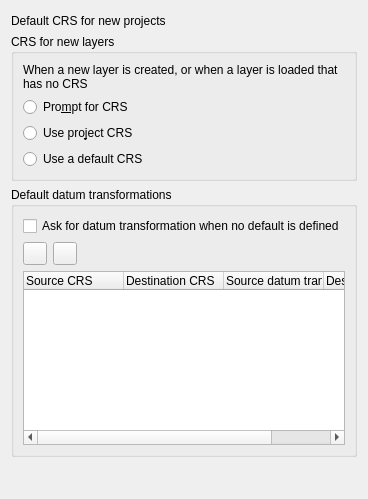
             <widget class="QWidget" name="mOptionsScrollAreaContents_08">
              <property name="geometry">
               <rect>
                <x>0</x>
                <y>0</y>
                <width>332</width>
                <height>499</height>
               </rect>
              </property>
              <layout class="QGridLayout" name="gridLayout_15">
               <item row="5" column="0" rowspan="2">
                <widget class="QgsCollapsibleGroupBox" name="mDefaultDatumTransformGroupBox">
                 <property name="title">
                  <string>Default datum transformations</string>
                 </property>
                 <layout class="QGridLayout" name="gridLayout_10">
                  <item row="1" column="0">
                   <layout class="QHBoxLayout" name="horizontalLayout_38">
                    <item>
                     <widget class="QToolButton" name="mAddDefaultTransformButton">
                      <property name="text">
                       <string/>
                      </property>
                      <property name="icon">
                       <iconset resource="../../images/images.qrc">
                        <normaloff>:/images/themes/default/symbologyAdd.svg</normaloff>:/images/themes/default/symbologyAdd.svg</iconset>
                      </property>
                     </widget>
                    </item>
                    <item>
                     <widget class="QToolButton" name="mRemoveDefaultTransformButton">
                      <property name="text">
                       <string/>
                      </property>
                      <property name="icon">
                       <iconset resource="../../images/images.qrc">
                        <normaloff>:/images/themes/default/symbologyRemove.svg</normaloff>:/images/themes/default/symbologyRemove.svg</iconset>
                      </property>
                     </widget>
                    </item>
                    <item>
                     <spacer name="horizontalSpacer_38">
                      <property name="orientation">
                       <enum>Qt::Horizontal</enum>
                      </property>
                      <property name="sizeHint" stdset="0">
                       <size>
                        <width>568</width>
                        <height>20</height>
                       </size>
                      </property>
                     </spacer>
                    </item>
                   </layout>
                  </item>
                  <item row="2" column="0">
                   <widget class="QTreeWidget" name="mDefaultDatumTransformTreeWidget">
                    <column>
                     <property name="text">
                      <string>Source CRS</string>
                     </property>
                    </column>
                    <column>
                     <property name="text">
                      <string>Destination CRS</string>
                     </property>
                    </column>
                    <column>
                     <property name="text">
                      <string>Source datum transform</string>
                     </property>
                    </column>
                    <column>
                     <property name="text">
                      <string>Destination datum transform</string>
                     </property>
                    </column>
                   </widget>
                  </item>
                  <item row="0" column="0">
                   <widget class="QCheckBox" name="chkShowDatumTransformDialog">
                    <property name="text">
                     <string>Ask for datum transformation when no default is defined</string>
                    </property>
                   </widget>
                  </item>
                 </layout>
                </widget>
               </item>
               <item row="2" column="0">
                <layout class="QHBoxLayout" name="horizontalLayout_3" stretch="0,1">
                 <property name="topMargin">
                  <number>3</number>
                 </property>
                 <item>
                  <widget class="QLabel" name="label_16">
                   <property name="text">
                    <string>Default CRS for new projects</string>
                   </property>
                  </widget>
                 </item>
                 <item>
                  <widget class="QgsProjectionSelectionWidget" name="leProjectGlobalCrs" native="true">
                   <property name="minimumSize">
                    <size>
                     <width>0</width>
                     <height>5</height>
                    </size>
                   </property>
                   <property name="focusPolicy">
                    <enum>Qt::StrongFocus</enum>
                   </property>
                  </widget>
                 </item>
                </layout>
               </item>
               <item row="4" column="0">
                <widget class="QgsCollapsibleGroupBox" name="grpProjectionBehavior">
                 <property name="title">
                  <string>CRS for new layers</string>
                 </property>
                 <layout class="QGridLayout" name="gridLayout_14" columnstretch="0,1">
                  <item row="0" column="0" colspan="2">
                   <widget class="QLabel" name="label_8">
                    <property name="sizePolicy">
                     <sizepolicy hsizetype="Preferred" vsizetype="Maximum">
                      <horstretch>0</horstretch>
                      <verstretch>0</verstretch>
                     </sizepolicy>
                    </property>
                    <property name="text">
                     <string>When a new layer is created, or when a layer is loaded that has no CRS</string>
                    </property>
                    <property name="wordWrap">
                     <bool>true</bool>
                    </property>
                   </widget>
                  </item>
                  <item row="1" column="0">
                   <widget class="QRadioButton" name="radPromptForProjection">
                    <property name="text">
                     <string>Pro&amp;mpt for CRS</string>
                    </property>
                   </widget>
                  </item>
                  <item row="2" column="0">
                   <widget class="QRadioButton" name="radUseProjectProjection">
                    <property name="text">
                     <string>Use pro&amp;ject CRS</string>
                    </property>
                   </widget>
                  </item>
                  <item row="3" column="0">
                   <widget class="QRadioButton" name="radUseGlobalProjection">
                    <property name="text">
                     <string>Use a default CRS</string>
                    </property>
                   </widget>
                  </item>
                  <item row="3" column="1">
                   <widget class="QgsProjectionSelectionWidget" name="leLayerGlobalCrs" native="true">
                    <property name="enabled">
                     <bool>false</bool>
                    </property>
                    <property name="focusPolicy">
                     <enum>Qt::StrongFocus</enum>
                    </property>
                   </widget>
                  </item>
                 </layout>
                </widget>
               </item>
               <item row="7" column="0">
                <spacer name="verticalSpacer">
                 <property name="orientation">
                  <enum>Qt::Vertical</enum>
                 </property>
                 <property name="sizeHint" stdset="0">
                  <size>
                   <width>20</width>
                   <height>40</height>
                  </size>
                 </property>
                </spacer>
               </item>
              </layout>
             </widget>
